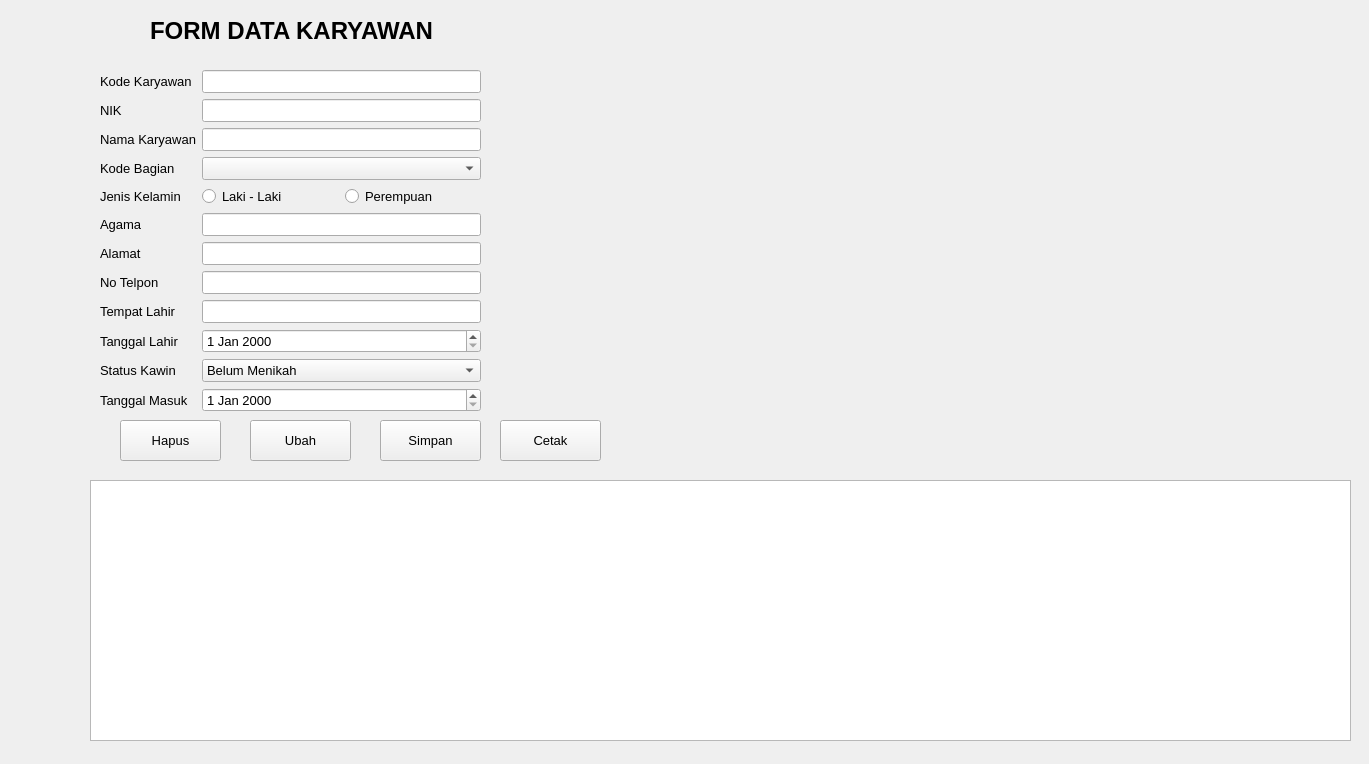
<?xml version="1.0" encoding="UTF-8"?>
<ui version="4.0">
 <class>Form</class>
 <widget class="QWidget" name="Form">
  <property name="geometry">
   <rect>
    <x>0</x>
    <y>0</y>
    <width>1369</width>
    <height>764</height>
   </rect>
  </property>
  <property name="windowTitle">
   <string>Form</string>
  </property>
  <widget class="QWidget" name="formLayoutWidget">
   <property name="geometry">
    <rect>
     <x>100</x>
     <y>70</y>
     <width>381</width>
     <height>351</height>
    </rect>
   </property>
   <property name="font">
    <font>
     <pointsize>10</pointsize>
    </font>
   </property>
   <layout class="QFormLayout" name="formLayout">
    <item row="0" column="0">
     <widget class="QLabel" name="kodeKaryawanLabel">
      <property name="font">
       <font>
        <pointsize>10</pointsize>
       </font>
      </property>
      <property name="text">
       <string>Kode Karyawan</string>
      </property>
     </widget>
    </item>
    <item row="0" column="1">
     <widget class="QLineEdit" name="kodeKaryawanLineEdit">
      <property name="font">
       <font>
        <pointsize>10</pointsize>
       </font>
      </property>
     </widget>
    </item>
    <item row="1" column="0">
     <widget class="QLabel" name="nIKLabel">
      <property name="font">
       <font>
        <pointsize>10</pointsize>
       </font>
      </property>
      <property name="text">
       <string>NIK</string>
      </property>
     </widget>
    </item>
    <item row="1" column="1">
     <widget class="QLineEdit" name="nIKLineEdit">
      <property name="font">
       <font>
        <pointsize>10</pointsize>
       </font>
      </property>
     </widget>
    </item>
    <item row="2" column="0">
     <widget class="QLabel" name="namaKaryawanLabel">
      <property name="font">
       <font>
        <pointsize>10</pointsize>
       </font>
      </property>
      <property name="text">
       <string>Nama Karyawan</string>
      </property>
     </widget>
    </item>
    <item row="2" column="1">
     <widget class="QLineEdit" name="namaKaryawanLineEdit">
      <property name="font">
       <font>
        <pointsize>10</pointsize>
       </font>
      </property>
     </widget>
    </item>
    <item row="3" column="0">
     <widget class="QLabel" name="kodeBagianLabel">
      <property name="font">
       <font>
        <pointsize>10</pointsize>
       </font>
      </property>
      <property name="text">
       <string>Kode Bagian</string>
      </property>
     </widget>
    </item>
    <item row="3" column="1">
     <widget class="QComboBox" name="kodeBagianComboBox">
      <property name="font">
       <font>
        <pointsize>10</pointsize>
       </font>
      </property>
     </widget>
    </item>
    <item row="4" column="0">
     <widget class="QLabel" name="jenisKelaminLabel">
      <property name="font">
       <font>
        <pointsize>10</pointsize>
       </font>
      </property>
      <property name="text">
       <string>Jenis Kelamin</string>
      </property>
     </widget>
    </item>
    <item row="4" column="1">
     <layout class="QHBoxLayout" name="horizontalLayout_2">
      <item>
       <widget class="QRadioButton" name="lakiRadio">
        <property name="font">
         <font>
          <pointsize>10</pointsize>
         </font>
        </property>
        <property name="text">
         <string>Laki - Laki</string>
        </property>
        <attribute name="buttonGroup">
         <string notr="true">jenisKelamin</string>
        </attribute>
       </widget>
      </item>
      <item>
       <widget class="QRadioButton" name="perempuanRadio">
        <property name="font">
         <font>
          <pointsize>10</pointsize>
         </font>
        </property>
        <property name="text">
         <string>Perempuan</string>
        </property>
        <attribute name="buttonGroup">
         <string notr="true">jenisKelamin</string>
        </attribute>
       </widget>
      </item>
     </layout>
    </item>
    <item row="5" column="0">
     <widget class="QLabel" name="agamaLabel">
      <property name="font">
       <font>
        <pointsize>10</pointsize>
       </font>
      </property>
      <property name="text">
       <string>Agama</string>
      </property>
     </widget>
    </item>
    <item row="5" column="1">
     <widget class="QLineEdit" name="agamaLineEdit">
      <property name="font">
       <font>
        <pointsize>10</pointsize>
       </font>
      </property>
     </widget>
    </item>
    <item row="6" column="0">
     <widget class="QLabel" name="alamatLabel">
      <property name="font">
       <font>
        <pointsize>10</pointsize>
       </font>
      </property>
      <property name="text">
       <string>Alamat</string>
      </property>
     </widget>
    </item>
    <item row="6" column="1">
     <widget class="QLineEdit" name="alamatLineEdit">
      <property name="font">
       <font>
        <pointsize>10</pointsize>
       </font>
      </property>
     </widget>
    </item>
    <item row="7" column="0">
     <widget class="QLabel" name="noTelponLabel">
      <property name="font">
       <font>
        <pointsize>10</pointsize>
       </font>
      </property>
      <property name="text">
       <string>No Telpon</string>
      </property>
     </widget>
    </item>
    <item row="7" column="1">
     <widget class="QLineEdit" name="noTelponLineEdit">
      <property name="font">
       <font>
        <pointsize>10</pointsize>
       </font>
      </property>
     </widget>
    </item>
    <item row="8" column="0">
     <widget class="QLabel" name="tempatLahirLabel">
      <property name="font">
       <font>
        <pointsize>10</pointsize>
       </font>
      </property>
      <property name="text">
       <string>Tempat Lahir</string>
      </property>
     </widget>
    </item>
    <item row="8" column="1">
     <widget class="QLineEdit" name="tempatLahirLineEdit">
      <property name="font">
       <font>
        <pointsize>10</pointsize>
       </font>
      </property>
     </widget>
    </item>
    <item row="9" column="0">
     <widget class="QLabel" name="tanggalLahirLabel">
      <property name="font">
       <font>
        <pointsize>10</pointsize>
       </font>
      </property>
      <property name="text">
       <string>Tanggal Lahir</string>
      </property>
     </widget>
    </item>
    <item row="9" column="1">
     <widget class="QDateEdit" name="tanggalLahirDateEdit">
      <property name="font">
       <font>
        <pointsize>10</pointsize>
       </font>
      </property>
     </widget>
    </item>
    <item row="10" column="0">
     <widget class="QLabel" name="statusKawinLabel">
      <property name="font">
       <font>
        <pointsize>10</pointsize>
       </font>
      </property>
      <property name="text">
       <string>Status Kawin</string>
      </property>
     </widget>
    </item>
    <item row="10" column="1">
     <widget class="QComboBox" name="statusKawinComboBox">
      <property name="font">
       <font>
        <pointsize>10</pointsize>
       </font>
      </property>
      <item>
       <property name="text">
        <string>Belum Menikah</string>
       </property>
      </item>
      <item>
       <property name="text">
        <string>Sudah Menikah</string>
       </property>
      </item>
     </widget>
    </item>
    <item row="11" column="0">
     <widget class="QLabel" name="tanggalMasukLabel">
      <property name="font">
       <font>
        <pointsize>10</pointsize>
       </font>
      </property>
      <property name="text">
       <string>Tanggal Masuk</string>
      </property>
     </widget>
    </item>
    <item row="11" column="1">
     <widget class="QDateEdit" name="tanggalMasukDateEdit">
      <property name="font">
       <font>
        <pointsize>10</pointsize>
       </font>
      </property>
     </widget>
    </item>
   </layout>
  </widget>
  <widget class="QLabel" name="label">
   <property name="geometry">
    <rect>
     <x>150</x>
     <y>10</y>
     <width>301</width>
     <height>41</height>
    </rect>
   </property>
   <property name="font">
    <font>
     <pointsize>18</pointsize>
     <bold>true</bold>
    </font>
   </property>
   <property name="text">
    <string>FORM DATA KARYAWAN</string>
   </property>
  </widget>
  <widget class="QPushButton" name="btnSimpan">
   <property name="geometry">
    <rect>
     <x>380</x>
     <y>420</y>
     <width>101</width>
     <height>41</height>
    </rect>
   </property>
   <property name="font">
    <font>
     <pointsize>10</pointsize>
    </font>
   </property>
   <property name="text">
    <string>Simpan</string>
   </property>
  </widget>
  <widget class="QPushButton" name="btnUbah">
   <property name="geometry">
    <rect>
     <x>250</x>
     <y>420</y>
     <width>101</width>
     <height>41</height>
    </rect>
   </property>
   <property name="font">
    <font>
     <pointsize>10</pointsize>
    </font>
   </property>
   <property name="text">
    <string>Ubah</string>
   </property>
  </widget>
  <widget class="QPushButton" name="btnHapus">
   <property name="geometry">
    <rect>
     <x>120</x>
     <y>420</y>
     <width>101</width>
     <height>41</height>
    </rect>
   </property>
   <property name="font">
    <font>
     <pointsize>10</pointsize>
    </font>
   </property>
   <property name="text">
    <string>Hapus</string>
   </property>
  </widget>
  <widget class="QTableView" name="tableKaryawan">
   <property name="geometry">
    <rect>
     <x>90</x>
     <y>480</y>
     <width>1261</width>
     <height>261</height>
    </rect>
   </property>
  </widget>
  <widget class="QPushButton" name="btnCetak">
   <property name="geometry">
    <rect>
     <x>500</x>
     <y>420</y>
     <width>101</width>
     <height>41</height>
    </rect>
   </property>
   <property name="font">
    <font>
     <pointsize>10</pointsize>
    </font>
   </property>
   <property name="text">
    <string>Cetak</string>
   </property>
  </widget>
 </widget>
 <resources/>
 <connections/>
 <buttongroups>
  <buttongroup name="jenisKelamin">
   <property name="exclusive">
    <bool>true</bool>
   </property>
  </buttongroup>
 </buttongroups>
</ui>
